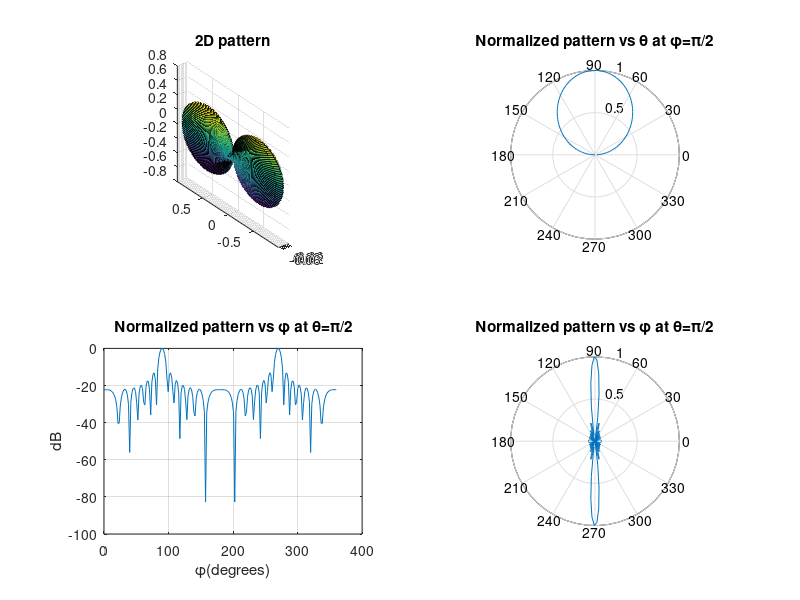

Write the MATLAB code that produced this figure.
N = 13; xi = 0;
f = 3*10^8; c = 3*10^8; lambda = c/f;
l = 0.25*lambda;
d = 0.5*lambda;
k = 2*pi/lambda;
N_theta = 100; N_phi = 200;
% Plot 2D pattern (versus (\theta, \phi))
subplot(2,2,1)
[theta,phi] = meshgrid(0:pi./(N_theta-1):pi, 0:2*pi./(N_phi-1):2*pi);
psi = xi + k*d*sin(theta).*cos(phi);
A = 1/N*abs(sin(N*psi/2))./abs(sin(psi/2));
F = (abs(((cos(k*l*cos(theta))-cos(k*l))./sin(theta))));
E_mag = A.*F; % Coefficients irelevant to (\theta,\phi) are ignored
XD = E_mag.*sin(theta).*cos(phi);
YD = E_mag.*sin(theta).*sin(phi);
ZD = E_mag.*cos(theta);
surf(XD,YD,ZD);
title('2D pattern'); axis image; rotate3d on;
% Plot 1D pattern versus \theta with \phi=pi/2
subplot(2,2,2)
phi = pi/2;
theta = [0:pi/(N_theta-1):pi];
psi = xi + k*d*sin(theta).*cos(phi);
A = 1/N*abs(sin(N*psi/2))./abs(sin(psi/2));
F = (abs(((cos(k*l*cos(theta))-cos(k*l))./sin(theta))));
E_mag = A.*F;
polar(theta, E_mag/max(E_mag))
title('Normalized pattern vs \theta at \phi=\pi/2')
% Plot 1D pattern versus \phi with \theta=pi/2(H-plane)
subplot(2,2,3)
theta = pi/2;
phi=[0:2*pi/( N_phi-1):2*pi];
psi = xi + k*d*sin(theta).*cos(phi);
A = 1/N*abs(sin(N*psi/2))./abs(sin(psi/2));
F = (abs(((cos(k*l*cos(theta))-cos(k*l))./sin(theta))));
E_mag = A.*F;
plot(phi/pi*180, 20*log10(E_mag/max(E_mag)))
title('Normalized pattern vs \phi at \theta=\pi/2'); grid on;
xlabel('\phi(degrees)'); ylabel('dB')

% Find all points at 3dB
target_db = -3;
tolerance = 1.5;
indices = find(abs(20*log10(E_mag/max(E_mag)) - target_db) < tolerance);
phi_at_minus3db = phi(indices) * 180/pi;
disp('Phi values at -3 dB:');
for i = 1:length(indices)
    fprintf('Phi = %.4f degrees\n', phi_at_minus3db(i));
end
if length(phi_at_minus3db) > 1
    phi_difference = max(phi_at_minus3db) - min(phi_at_minus3db);
    fprintf('Difference between max and min phi at -3 dB: %.4f degrees\n', phi_difference);
else
    fprintf('Not enough points to calculate difference\n');
end

% Polar plot 1D pattern versus \phi with \theta=pi/2
subplot(2,2,4)
polar(phi, E_mag/max(E_mag))
title('Normalized pattern vs \phi at \theta=\pi/2')